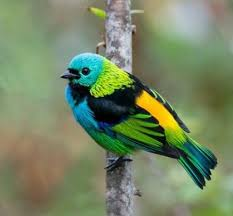
#> input picture PCD-kating/MODUL 2/images.jpg, 233 x 216 px, found by its file name
$ jupyter execute 'Tubes1 (1) (1).ipynb'
#> lines starting #> are read from the running program, lines starting #| are printed output that depends on the picture; after the words box and inside, x2 and y2 are one past the last pixel; in counts of white or black regions, pixels touching at a corner belong together
[cell 1]
import cv2
import numpy as np
import matplotlib.pyplot as plt
from google.colab import files

[cell 2]
upload = files.upload()
#> the answer given: images.jpg
for i in upload.keys():
  img = cv2.imread(i)
#> img is the input picture: shape (216, 233, 3); mean B, G, R 100.6, 133.6, 117.9
plt.imshow(img)

# GRAYSCALE

[cell 3]
gray = cv2.cvtColor(img, cv2.COLOR_BGR2GRAY)
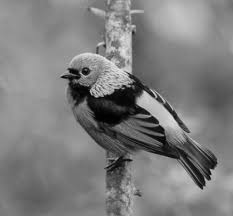
#> gray: shape (216, 233); min 0, max 234, mean 125.2
rows, cols = gray.shape
#> rows = 216; cols = 233
plt.imshow(gray, cmap="gray")

# GAUSSIAN FILTER

[cell 4]
filtered = cv2.GaussianBlur(gray, (5,5),cv2.BORDER_DEFAULT)
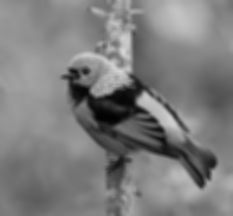
#> filtered: shape (216, 233); min 2, max 213, mean 125.2
plt.imshow(filtered, cmap="gray")

Semakin besar kernel maka semakin blur

# INVERS

[cell 5]
invers = 255 - filtered
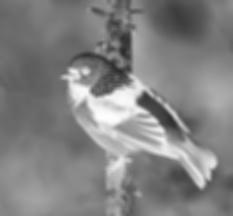
#> invers: shape (216, 233); min 42, max 253, mean 129.8
#invers = cv2.bitwise_not(filtered)

plt.imshow(invers, cmap="gray")

# SUBTRACT

[cell 6]
subtracted = cv2.subtract(gray,invers)
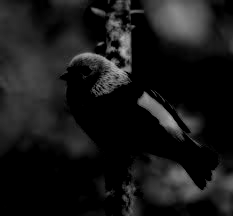
#> subtracted: shape (216, 233); min 0, max 186, mean 24.3
plt.imshow(subtracted, cmap="gray")

Semakin blur gambar yang di subtract maka semakin sedikit serpihan citra yang tidak dibutuhkan atau diinginkan

# THRESHOLDING

[cell 7]
# mengambil nilai dari fungsi treshold incers
ret,thresh = cv2.threshold(subtracted,50,255,cv2.THRESH_BINARY)
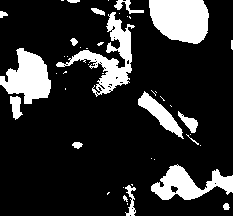
#> thresh: shape (216, 233); 17.7% white; 45 white regions (28 under 20 px), largest, box (x1, y1, x2, y2) and area: (149, 0, 209, 44) 2149, (56, 12, 135, 97) 1838, (0, 48, 51, 104) 1690

# menampilkan gambar
plt.imshow(thresh, cmap='gray', vmin=0, vmax=255)

# EROSI

[cell 8]
kernel = np.ones((5,5),dtype=int)

Semakin besar kernel maka hasil morfologi semakin berpengaruh. Lakukan iterasi tambahan jika hasil yang didapat belum maksimal

[cell 9]
erosi = cv2.erode(thresh,kernel,iterations = 1)
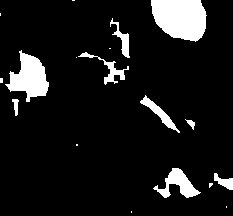
#> erosi: shape (216, 233); 9.7% white; 18 white regions (9 under 20 px), largest, box (x1, y1, x2, y2) and area: (151, 0, 207, 42) 1848, (5, 50, 49, 102) 1209, (153, 168, 201, 198) 602
plt.imshow(erosi, cmap="gray")

# OPENING

[cell 10]
opening = cv2.dilate(erosi,kernel,iterations = 1)
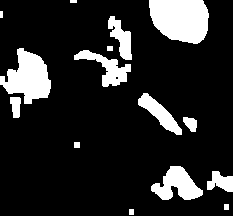
#> opening: shape (216, 233); 15.3% white; 15 white regions
plt.imshow(opening, cmap="gray")

# CONTOURS

[cell 11]
contours, hierarchy = cv2.findContours(opening, cv2.RETR_TREE, cv2.CHAIN_APPROX_SIMPLE)
#> contours = 16 contours, 3 with area under 20; largest, box (x1, y1, x2, y2) and area: (149, 0, 209, 44) 2064, (0, 48, 51, 104) 1581, (151, 166, 203, 200) 937, (74, 50, 131, 87) 700, (138, 93, 182, 135) 613

[cell 12]
contor = cv2.drawContours(img, contours, -1, (0, 255, 0), 2)
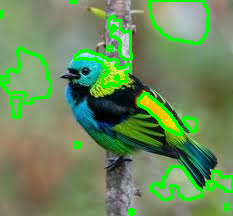
#> contor: shape (216, 233, 3); mean B, G, R 90.7, 140.6, 105.7
plt.imshow(contor, cmap="gray")

[cell 13]
prepocessing = [gray, filtered, invers, subtracted, thresh, erosi, opening, contor]
titles = ['Grayscale', 'Filtered', 'Invers', 'Subtracted', 'Threshold', 'Eroded', 'Opened', "Detected"]
f = plt.figure()
for i in range(len(titles)):
    f.add_subplot(2, 4, i + 1)
    plt.imshow(prepocessing[i], cmap="gray")
    plt.title(titles[i])
    f.set_size_inches(np.array(f.get_size_inches())+0.5)
    plt.xticks([]), plt.yticks([])
plt.show()
#> figure, not shown here; B, G, R data is drawn as R, G, B
